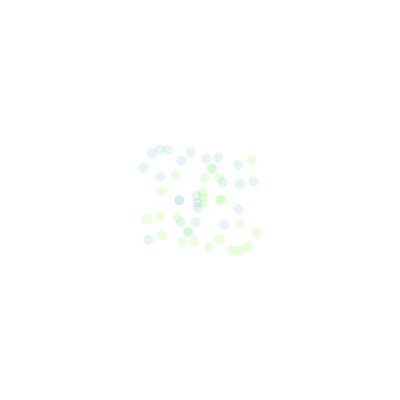
Frame 1 (no input)
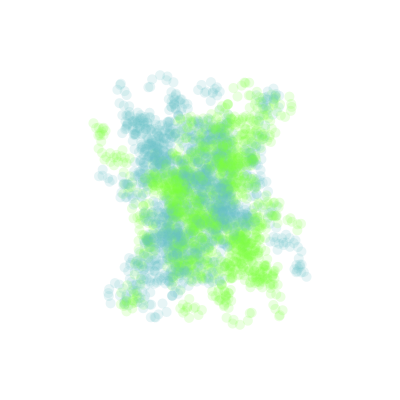
Frame 60 (the mouse pressed at the canvas centre just before this capture)
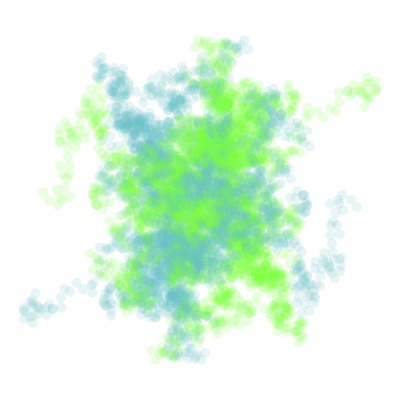
Frame 120 (the mouse held since frame 60 and released just before this capture)

The Processing sketch that drew these frames (run headless with seeded random() and noise(); from frame 60 on, the mouse is pressed at the canvas centre):

// Processing sketch: processing_40967
// ── processing_40967.pde

//manage the code of the wandering paths in a class

Spot [] Spot = new Spot[25];

void setup(){
  size(400,400);  
  background(255);
  for(int i=0;i<Spot.length;i++){
  Spot[i] = new Spot();
  }

}

void draw(){

  for(int i=0;i<Spot.length;i++){

  Spot[i].update();
  Spot[i].display();
  }
}
  
class Spot {
  
  float x1 = random(150,250);
  float y1 = random(150,250);
  
  
  Spot(){
  }
 
void update(){
  x1 = x1 + random(-10,10);
  y1 = y1 + random(-10,10);

}

void display(){
  noStroke();
  fill(100,190,200,40);
  ellipse(x1,y1,10,10);
  fill(120,255,60,40);
  ellipse(400-x1,400-y1,10,10);



}
}
